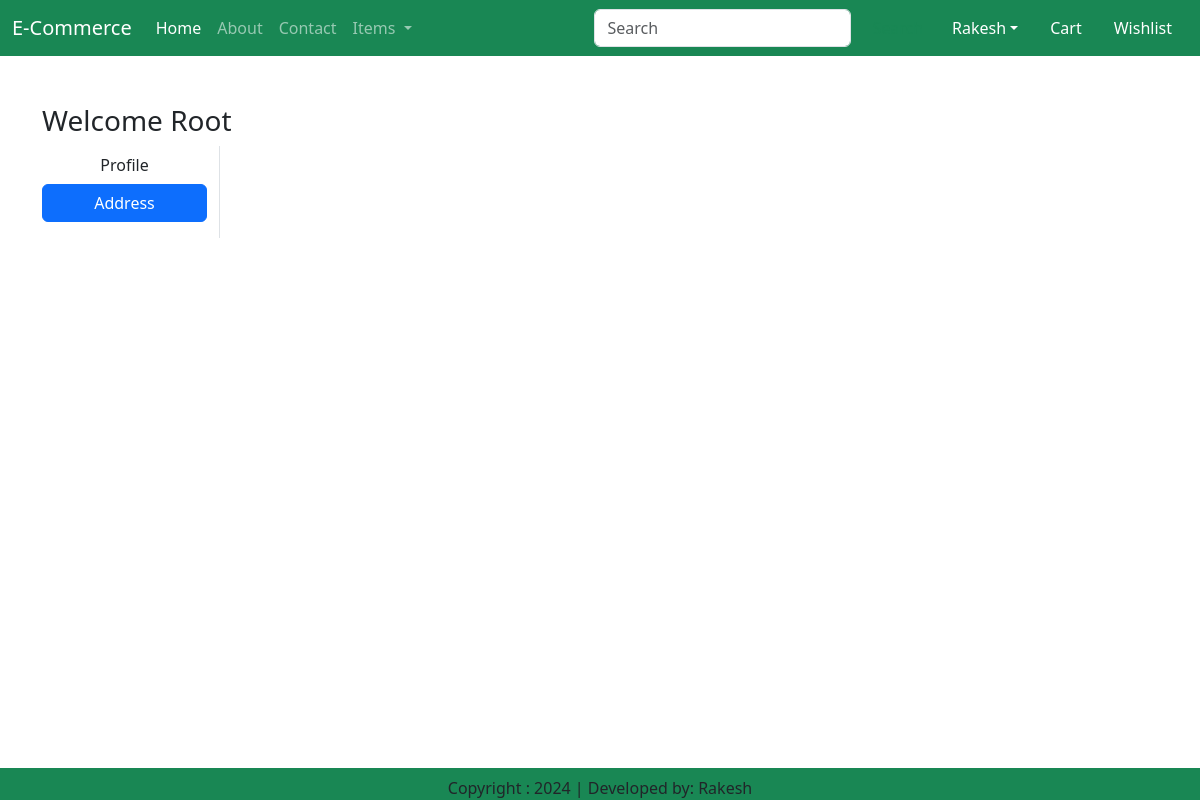
The page /address (signed in) on the database as committed earlier.
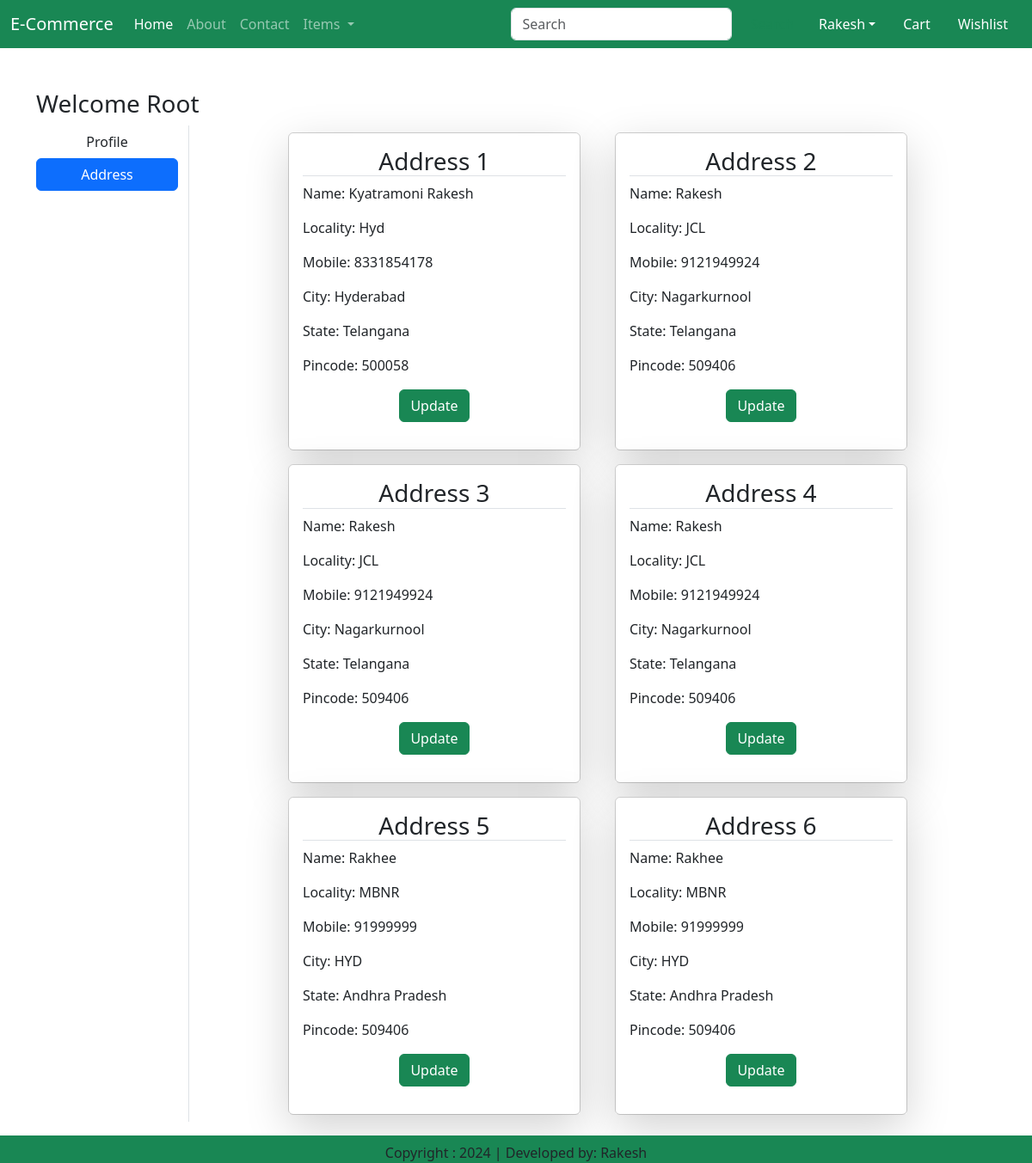
The same page on the database as committed later.
### EcApp/models.py (models this page shows, shortened)
class Customer(models.Model):
    user = models.ForeignKey(User, on_delete=models.CASCADE)
    name = models.CharField(max_length=200)
    locality = models.CharField(max_length=200)
    city = models.CharField(max_length=50)
    mobile = models.IntegerField(default=0)
    zipcode = models.IntegerField()
    state = models.CharField(choices=STATE_CHOICES, max_length=100)

### EcApp/views.py (the view)
def address(request):
    add = Customer.objects.filter(user=request.user)
    return render(request,'address.html',locals())

### EcApp/templates/address.html (shortened to what this page needs)
{% extends 'base.html' %}
{% load static %}
{% block main-content %}
<div class="container my-5">
    <div class="row">
        <h3>Welcome <span class="text-capitalize">{{ request.user }}</span></h3>
        <div class="col-sm-2 border-end">
            <ul class="list-unstyled">
                <li class="d-grid"><a href="{% url 'profile' %}" class="btn ">Profile</a></li>
                <li class="d-grid"><a href="{% url 'address' %}" class="btn btn-primary">Address</a></li>
            </ul>
        </div>
        <div class="col-sm-8 offset-sm-1">
            <div class="row">
                {% for ad in add %}
                    <div class="col-sm-6">
                        <div class="card m-2">
                            <div class="card-body shadow-lg ">
                                <h3 class="border-bottom" style="text-align: center">Address {{forloop.counter}}</h3>
                                <p>Name: {{ad.name}}</p>
                                <p>Locality: {{ad.locality}}</p>
                                <p>Mobile: {{ad.mobile}}</p>
                                <p>City: {{ad.city}}</p>
                                <p>State: {{ad.state}}</p>
                                <p>Pincode: {{ad.zipcode}}</p>
                                <p class="text-center"><a href="{% url 'update_add' pk=ad.id %}" type="button" class="btn btn-success">Update</a></p>
                            </div>
                        </div>
                    </div>
                {% endfor %}
            </div>
        </div>
    </div>
</div>
{% endblock main-content %}

Rows that differ between the two databases and show on the page:
added Customer: name "Kyatramoni Rakesh", locality "Hyd", mobile "8331854178", city "Hyderabad", state "Telangana", zipcode "500058"
added Customer: name "Rakesh", locality "JCL", mobile "9121949924", city "Nagarkurnool", state "Telangana", zipcode "509406"
added Customer: name "Rakesh", locality "JCL", mobile "9121949924", city "Nagarkurnool", state "Telangana", zipcode "509406"
added Customer: name "Rakesh", locality "JCL", mobile "9121949924", city "Nagarkurnool", state "Telangana", zipcode "509406"
added Customer: name "Rakhee", locality "MBNR", mobile "91999999", city "HYD", state "Andhra Pradesh", zipcode "509406"
added Customer: name "Rakhee", locality "MBNR", mobile "91999999", city "HYD", state "Andhra Pradesh", zipcode "509406"
